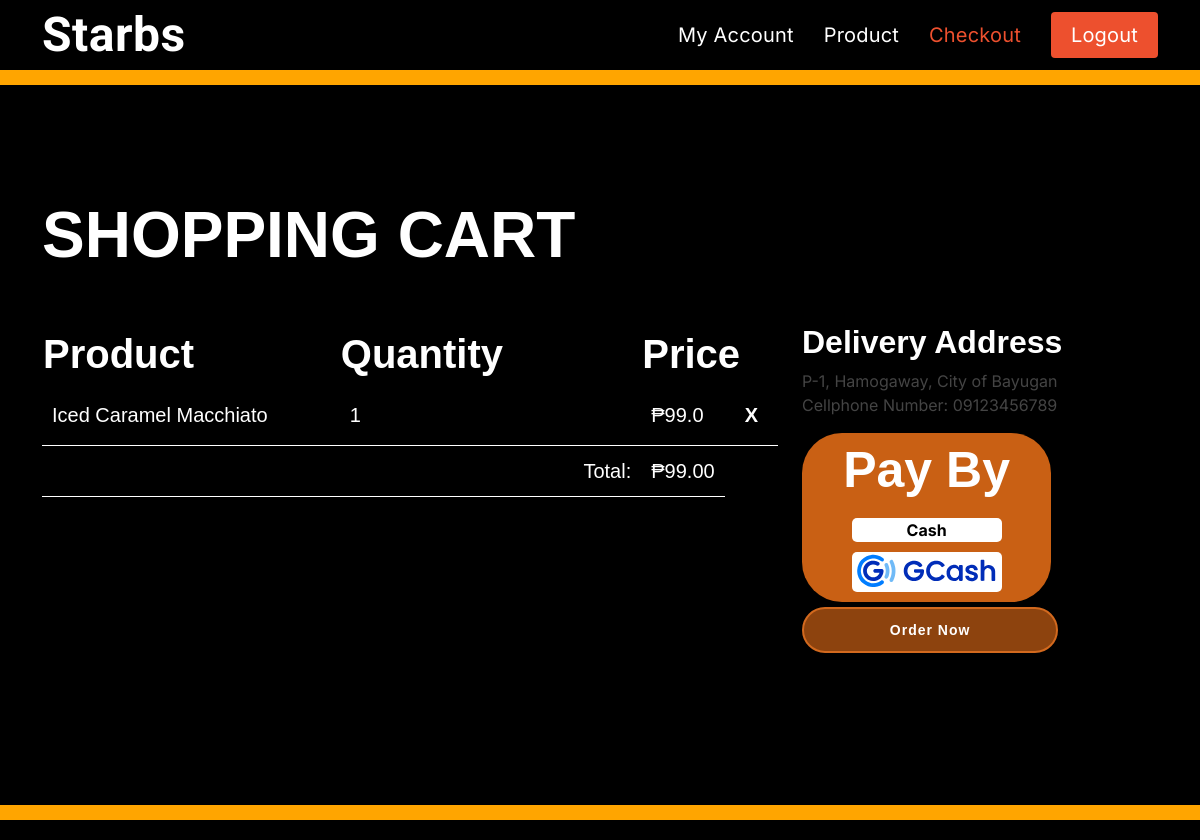
Page /checkout (signed in) on the committed database.
### server.py (models this page shows, shortened)
class CartItem(db.Model):
    id = db.Column(db.Integer, primary_key=True)
    product_id = db.Column(db.Integer, nullable=False)
    name = db.Column(db.String(100), nullable=False)
    price = db.Column(db.Float, nullable=False)
    quantity = db.Column(db.Integer, nullable=False, default=1)
    user_id = db.Column(db.Integer, db.ForeignKey('user.id'), nullable=False)
    paid = db.Column(db.Integer, nullable=False, default=False)
    recipt = db.Column(db.String(100), nullable=True, default=0)
    delivered = db.Column(db.Integer, nullable=True, default=0)
    create_at = db.Column(db.DateTime, nullable=False, default=datetime.utcnow)
    update_at = db.Column(db.DateTime, nullable=False, default=datetime.utcnow)

class User(db.Model):
    id = db.Column(db.Integer, primary_key=True)
    fullname = db.Column(db.String(60), nullable=False)
    email = db.Column(db.String(120), unique=True, nullable=False)
    password = db.Column(db.String(60), nullable=False)
    gender = db.Column(db.String(60), nullable=False)
    phoneNumber = db.Column(db.String(60), nullable=True)
    city = db.Column(db.String(60), nullable=True)
    streetOrHouseNumber = db.Column(db.String(60), nullable=True)
    province = db.Column(db.String(60), nullable=True)
    barangay = db.Column(db.String(60), nullable=True)
    create_at = db.Column(db.DateTime, nullable=False, default=datetime.utcnow)
    update_at = db.Column(db.DateTime, nullable=False, default=datetime.utcnow)
    is_admin = db.Column(db.Boolean, default=False)

### server.py (the view)
@app.route('/checkout', methods=['GET'])
@login_required
def checkout():
    user_id = session['id']
    user_data = User.query.filter_by(id=user_id).first()
    cart_items = CartItem.query.filter(and_(CartItem.user_id == user_id, CartItem.paid == 0, CartItem.recipt == 0)).all()
    return render_template('cart.html', userDatas=user_data, cartData=cart_items)

### server.py (called while the page is built)
def login_required(f):
    @wraps(f)
    def decorated_function(*args, **kwargs):
        if 'logged_in' not in session:
            return redirect('/login')
        return f(*args, **kwargs)
    return decorated_function

### templates/cart.html (shortened to what this page needs)
{% extends "master.html" %}
{% block body %}
<section class="full-height-section" style="background-color: black">
  <div class="container" data-aos="fade-up">
    <div class="section-title">
      <p style="color:white; font-size: 64px; font-family: Arial; font-weight: bold;">Shopping Cart</p>
    </div>
    <div class="row">
      <div class="col-lg-8">
        <table id="cartTable">
          <thead>
            <tr>
              <th>Product</th>
              <th>Quantity</th>
              <th colspan="2">Price</th>
            </tr>
          </thead>
          <tbody>
            {% for item in cartData %}
            <tr>
              <td>{{ item.name }}</td>
              <td>{{ item.quantity }}</td>
              <td>₱{{ item.price }}</td>
              <td>
                <form action="/remove_from_cart/{{ item.id }}" method="POST">
                  <button type="submit" style="background-color: transparent; color: white; border: none; padding: 5px 10px; border-radius: 50%; font-weight: bold;">X</button>
                </form>
              </td>
            </tr>
            {% endfor %}
            <tr class="total-row">
              <td colspan="2" style="text-align: right;">Total: </td>
              <td id="totalPrice">₱{{ total_price }}</td>
            </tr>
          </tbody>
        </table>
      </div>
      <div class="col-lg-4">
        <h2 style="color:white;  font-family: Arial; font-weight: bold;">Delivery Address</h2>
        <p>{{ userDatas.streetOrHouseNumber }}, {{ userDatas.barangay }}, {{ userDatas.city }}<br>Cellphone Number: <span>{{ userDatas.phoneNumber }}</span></p>
        <div class="payment-box">
          <div class="payment-heading">Pay By</div>
          <div class="payment-options">
            <div id="cashPayment" class="payment-option"
            onmouseover="this.style.backgroundColor='green'; this.style.color='white'"
            onmouseout="this.style.backgroundColor='white'; this.style.color='black'"
            onclick="togglePayment('gcashPayment', 'cashPayment', 'Cash')"
            style="display: inline-block; color: black"
            >
            Cash
          </div>
<div id="gcashPayment" class="payment-option" style="height: 40px; display: block; color: black; background-image: url('{{ url_for('static', filename='assets/img/gcash-logo-vector.svg')}}'); background-size: cover; background-repeat: no-repeat; background-position: center;"
    onmouseover="this.style.backgroundColor='blue'; "
    onmouseout="this.style.backgroundColor='white';"
    onclick="togglePayment('cashPayment', 'gcashPayment', 'Gcash')"
>
</div>
    </div>
  </div>
  <a href="#" id="ordernow" onclick="orderNow()" class="btn-get-starteds animate__animated animate__fadeInUp scrollto" style="margin-top: 5px; display: block ; width: 72% ; text-align: center;" >Order Now</a>
</div>
</div>
</div>
</section>
{% endblock %}

### static/assets/css/style.css (style rules this page uses)
body { font-family: "Inter", sans-serif, "ABeeZee", "Lato", "Vujahday Script","Allan"; color: #444444; }
a { color: #ed502e; text-decoration: none; }
h1, h2, h3, h4, h5, h6 { font-family: "Raleway", sans-serif; }
.full-height-section { height: 100vh; display: flex; align-items: center; }
section { padding: 60px 0; }
.section-title { padding-bottom: 40px; }
.section-title p { margin: 0; margin: 0; font-size: 36px; font-weight: 700; text-transform: uppercase; font-family: "Poppins", sans-serif; color: #0f2f57; }
.btn-get-starteds { font-family: "Raleway", sans-serif; font-weight: bold; font-size: 14px; letter-spacing: 1px; display: inline-block; padding: 14px 32px; border-radius: 25px; transition: 0.5s; line-height: 1; color: #fff; animation-delay: 0.8s; background: rgba(201, 96, 20, 0.7); margin-top: 15px; border: 2px solid #D2691E; }

### templates/cart.html (style rules this page uses)
th { background-color: black; color: white; font-size: 40px; font-family: Arial; font-weight: bold; width: 50%; }
td { border-bottom: 1px solid white; color: white; font-size: 20px; font-family: Arial; padding: 10px; }
.payment-box { background-color: #C96014; padding: 0px; margin-top: 0px; border-radius: 40px; display: flex; flex-direction: column; align-items: center; justify-content: center; text-align: center; width: 70%; }
.payment-heading { color: white; font-size: 50px; font-weight: bold; margin-bottom: 10px; font-family: Arial; }
.payment-option { background-color: white; border-radius: 5px; margin-bottom: 10px; width: 150px; max-width: 100%; text-align: center; font-weight: normal; font-weight: bold; }

### rows in the picture
CartItem: name "Iced Caramel Macchiato", quantity "1", price "99.0"
User: streetOrHouseNumber "P-1", barangay "Hamogaway", city "City of Bayugan", phoneNumber "09123456789"
